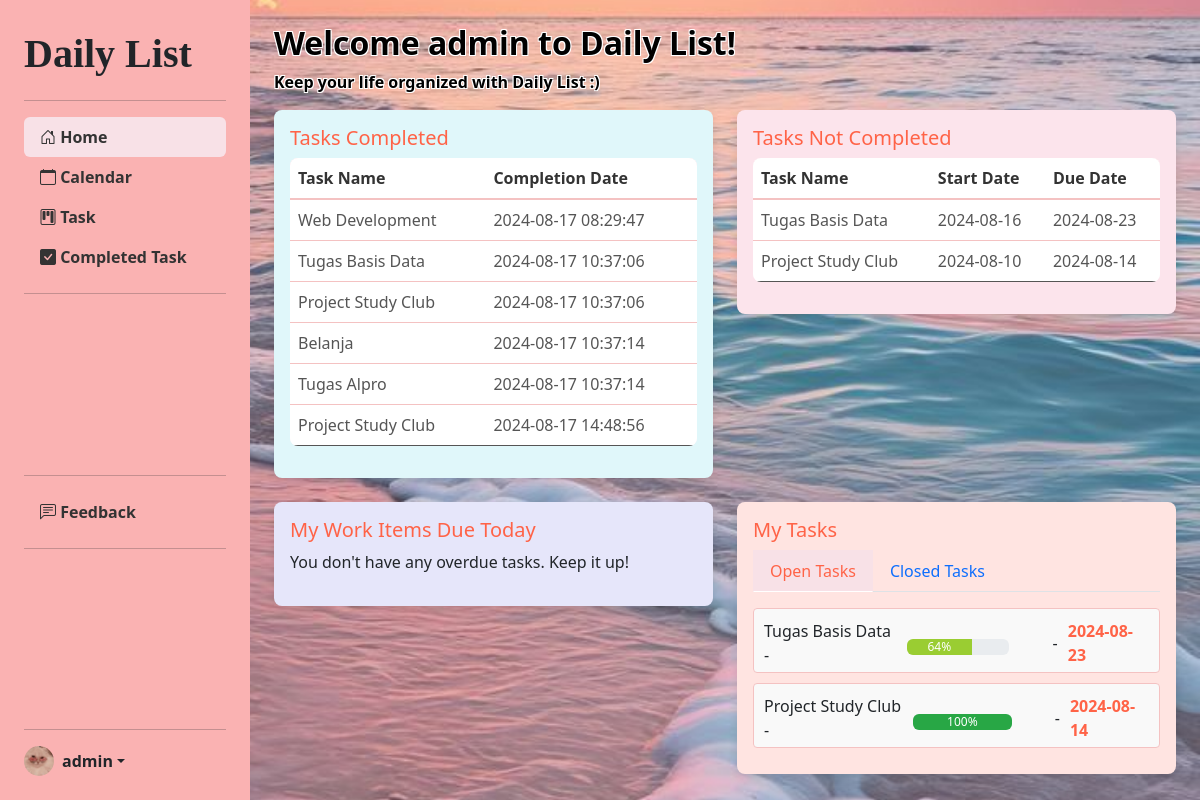
Page /home.php (signed in) on the committed database.
### tables this page shows
CREATE TABLE `completed_tasks` (
  `id_project` int(11) NOT NULL,
  `project_name` varchar(255) NOT NULL,
  `owner` varchar(255) NOT NULL,
  `start_date` date NOT NULL,
  `end_date` date NOT NULL,
  `completed_date` timestamp NOT NULL DEFAULT current_timestamp()
);

CREATE TABLE `project` (
  `id_project` int(11) NOT NULL,
  `project_name` varchar(255) NOT NULL,
  `progress` int(3) NOT NULL,
  `owner` varchar(255) NOT NULL,
  `start_date` date NOT NULL,
  `end_date` date NOT NULL
);

### home.php (the view, shortened to what this page needs)
<!DOCTYPE html>
<html lang="en">
<head>
    <link href="https://cdn.jsdelivr.net/npm/bootstrap@5.3.0/dist/css/bootstrap.min.css" rel="stylesheet">
    <link href="https://cdn.jsdelivr.net/npm/bootstrap-icons/font/bootstrap-icons.css" rel="stylesheet">
</head>
<body>
    <div class="d-flex">
        <nav class="sidebar d-flex flex-column flex-shrink-0 p-4 ">
            <a href="/" class="d-flex align-items-center mb-3 mb-md-0 me-md-auto text-dark text-decoration-none">
                <span class="fw-bold fs-1" style="font-family: Copperplate;">Daily List</span>
            </a>
            <hr>
            <ul class="nav nav-pills flex-column mb-auto">
            <li class="nav-item">
                    <a href="home.php" class="nav-link active">
                        <i class="bi bi-house-door"></i> Home
                    </a>
                </li>
                <li class="nav-item">
                    <a href="calendar.php" class="nav-link ">
                        <i class="bi bi-calendar"></i> Calendar
                    </a>
                </li>
                <li>
                    <a href="projects.php" class="nav-link">
                        <i class="bi bi-kanban"></i> Task
                    </a>
                </li>
                <li class="nav-item">
                    <a href="complete.php" class="nav-link ">
                         <i class="bi bi-check-square-fill"></i> Completed Task
                    </a>
                </li>
              <hr>
            </ul>
            <ul class="nav nav-pills flex-column mb-auto">
              <hr>
                <li class="nav-item">
                    <a href="feedback.php" class="nav-link ">
                        <i class="bi bi-chat-left-text"></i> Feedback
                    </a>
                    </li>
                    <hr>
                </ul>
                <hr>
            <div class="dropdown">
                <a href="#" class="d-flex align-items-center text-dark text-decoration-none dropdown-toggle"
                    id="dropdownUser1" data-bs-toggle="dropdown" aria-expanded="false">
                    <img src="assets/img/profile.png" alt="" width="30" height="30" class="rounded-circle me-2">
                    <strong>
                        <?= $_SESSION["username"]?>
                    </strong>
                </a>
            </div>
        </nav>
        <div class="content flex-grow-1 p-4">
            <h2 style=" color: black;
            text-shadow:
                -1px -1px 0 white,
                1px -1px 0 white,
                -1px 1px 0 white,
                1px 1px 0 white; "><strong>Welcome
                <?= $_SESSION["username"]?> to Daily List!</strong>
            </h2>
            <p style=" color: black;;
            text-shadow:
                -1px -1px 0 white,
                1px -1px 0 white,
                -1px 1px 0 white,
                1px 1px 0 white; "><strong>Keep your life organized with Daily List :)</strong></p>
            <div class="row">
                <div class="col-md-6">
                    <div class="card tasks-completed p-3 mb-4">
                        <h5 class="card-title">Tasks Completed</h5>
                        <table class="table">
                            <thead>
                                <tr>
                                    <th scope="col">Task Name</th>
                                    <th scope="col">Completion Date</th>
                                </tr>
                            </thead>
                            <tbody>
                            <?php
                                include 'helper/koneksi.php';
                                $query_tampil = "select * from completed_tasks";
                                $tampil = mysqli_query($db, $query_tampil);
                                while ($data = mysqli_fetch_array($tampil)){
                                    ?>
                                <tr>
                                    <td><?php echo $data['project_name']?></td>
                                    <td><?php echo $data['completed_date']?></td>
                                </tr>
                                <?php } ?>
                            </tbody>
                        </table>
                    </div>
                </div>
                <div class="col-md-6">
                    <div class="card tasks-not-completed p-3 mb-4">
                        <h5 class="card-title">Tasks Not Completed</h5>
                        <table class="table">
                            <thead>
                                <tr>
                                    <th scope="col">Task Name</th>
                                    <th scope="col">Start Date</th>
                                    <th scope="col">Due Date</th>
                                </tr>
                            </thead>
                            <tbody>
                            <?php
                            include 'helper/koneksi.php';
                            $query_tampil = "select * from project";
                            $tampil = mysqli_query($db, $query_tampil);
                            while ($data = mysqli_fetch_array($tampil)){
                            ?>
                                <tr>
                                    <td>
                                        <?php echo $data['project_name']?>
                                    </td>
                                    <td>
                                        <?php echo $data['start_date']?>
                                    </td>
                                    <td>
                                        <?php echo $data['end_date']?>
                                    </td>
                                </tr>
                             <?php } ?>
                            </tbody>
                        </table>
                    </div>
                </div>
            </div>
            <div class="row">
                <div class="col-md-6">
                    <div class="card my-work-items p-3 mb-4">
                        <h5 class="card-title">My Work Items Due Today</h5>
                        <p>You don't have any overdue tasks. Keep it up!</p>
                    </div>
                </div>
                <div class="col-md-6" >
    <div class="card my-tasks p-3">
        <h5 class="card-title">My Tasks</h5>
        <ul class="nav nav-tabs" id="myTasksTab" role="tablist">
            <li class="nav-item" role="presentation">
                <a class="nav-link active" id="open-tasks-tab" data-bs-toggle="tab" href="#open-tasks"
                    role="tab" aria-controls="open-tasks" aria-selected="true">Open Tasks</a>
            </li>
            <li class="nav-item" role="presentation">
                <a class="nav-link" id="closed-tasks-tab" data-bs-toggle="tab" href="#closed-tasks"
                    role="tab" aria-controls="closed-tasks" aria-selected="false">Closed Tasks</a>
            </li>
        </ul>
        <div class="tab-content" id="myTasksTabContent">
            <div class="tab-pane fade show active" id="open-tasks" role="tabpanel"
                aria-labelledby="open-tasks-tab">
                <div class="task-list mt-3" style="max-height: 300px; overflow-y: auto;">
                    <?php
                        include 'helper/koneksi.php';
                        $query_tampil = "select * from project";
                        $tampil = mysqli_query($db, $query_tampil);
                        while ($data = mysqli_fetch_array($tampil)){
                            $progress = $data['progress'];
                            if ($progress <= 20) {
                                $progress_color = '#dc3545';
                            } elseif ($progress <= 40) {
                                $progress_color = '#fd7e14';
                            } elseif ($progress <= 60) {
                                $progress_color = '#ffc107';
                            } elseif ($progress < 100) {
                                $progress_color = '#9ACD32';
                            } else {
                                $progress_color = '#28a745';
                            }
                            ?>
                            <div class="task-item" style="padding-bottom: 5px; display: flex; align-items: center;">
                                <?php echo $data['project_name'] ?> -
                                <span class="text-muted" style="width: 150px; margin-left: 10px;">
                                    <div class="progress mt-2" style="width: 70%; max-width: 300px;">
                                        <div class="progress-bar" role="progressbar"
                                            data-value="<?php echo $data['progress'] ?>"
                                            style="width: <?php echo $data['progress'] ?>%; background-color: <?php echo $progress_color ?>;"
                                            aria-valuenow="<?php echo $data['progress'] ?>" aria-valuemin="0"
                                            aria-valuemax="100">
                                            <?php echo $data['progress'] ?>%
                                        </div>
                                    </div>
                                </span><span style="margin-right: 10px;">-</span><strong>
                                    <?php echo $data['end_date'] ?>
                                </strong>
                            </div>
                                <?php } ?>
                                </div>
                            </div>
                        </div>
                    </div>
                </div>
            </div>
        </div>
</body>
</html>

### home.php (style rules this page uses)
body { background-image: url('picthome.jpeg.jpg'); background-size: cover; background-position: center; margin-left: 250px; }
.sidebar { width: 250px; height: 100vh; background-color: #fab2b2; padding: 15px; position: fixed; top: 0; left: 0; overflow-y: auto; }
.sidebar .nav-link { color: #333; font-weight: bold; border-radius: 0.375rem; transition: 0.3s ease; }
.sidebar .nav-link.active { background-color: #f8e1e7; color: #333; }
.content { padding: 20px; overflow-y: auto; }
.card { border: none; border-radius: 8px; box-shadow: 0 4px 8px rgba(0, 0, 0, 0.1); }
.card.my-tasks { background-color: #ffe4e1; }
.card.my-work-items { background-color: #e6e6fa; }
.card.tasks-not-completed { background-color: #fce4ec; }
.card.tasks-completed { background-color: #e0f7fa; }
.task-list .task-item { padding: 10px; border: 1px solid #f4c2c2; border-radius: 4px; margin-bottom: 10px; background-color: #f9f9f9; transition: box-shadow 0.3s ease; }
.task-item strong { color: #ff6347; }
.table { background-color: #fff5f7; border-radius: 8px; overflow: hidden; }
.table thead { background-color: #f8e1e7; }
.table thead th { color: #333; border-bottom: 2px solid #f4c2c2; }
.table tbody tr { border-bottom: 1px solid #f4c2c2; }
.table tbody tr:last-child { border-bottom: none; }
.table tbody td { color: #555; }
.card-title { color: #ff6347; }
.nav-tabs .nav-link { border-radius: 0; }
.nav-tabs .nav-link.active { color: #ff6347; background-color: #f8e1e7; border-color: #f8e1e7 #f8e1e7 #fff; }

### rows in the picture
completed_tasks: project_name "Web Development", completed_date "2024-08-17 08:29:47"
completed_tasks: project_name "Tugas Basis Data", completed_date "2024-08-17 10:37:06"
completed_tasks: project_name "Project Study Club", completed_date "2024-08-17 10:37:06"
completed_tasks: project_name "Belanja", completed_date "2024-08-17 10:37:14"
completed_tasks: project_name "Tugas Alpro", completed_date "2024-08-17 10:37:14"
completed_tasks: project_name "Project Study Club", completed_date "2024-08-17 14:48:56"
project: project_name "Tugas Basis Data", start_date "2024-08-16", end_date "2024-08-23", progress "64"
project: project_name "Project Study Club", start_date "2024-08-10", end_date "2024-08-14", progress "100"

### other values in the picture
$_SESSION["username"] "admin"
